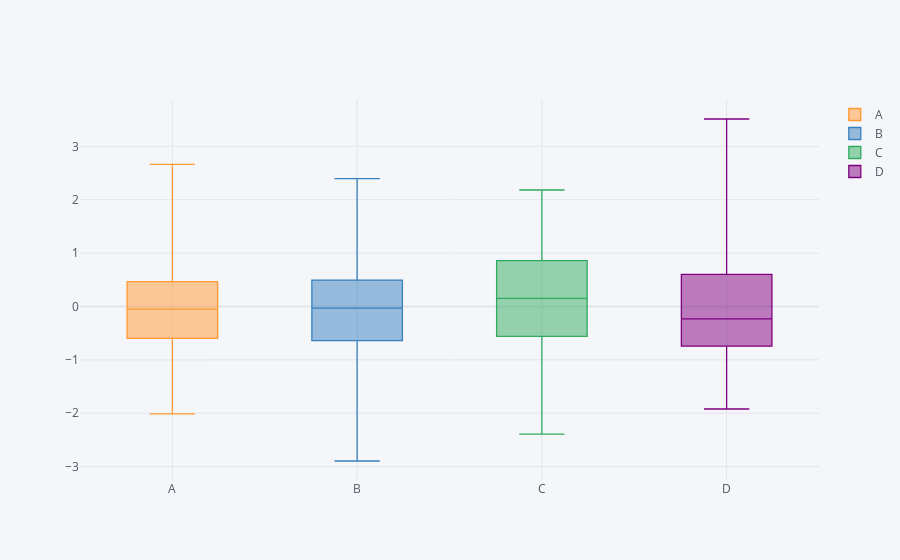

The code cell stored with this chart in its notebook:
### Markdown cell above
## Boxplots

### Code cell
#Boxplot
#You can on and off some column by clicking on it
df.iplot(kind='box')
